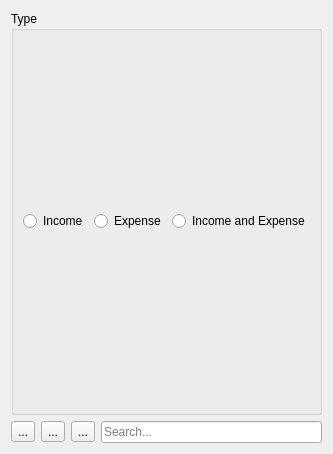
<?xml version="1.0" encoding="UTF-8"?>
<ui version="4.0">
 <class>CategoryForm</class>
 <widget class="QWidget" name="CategoryForm">
  <property name="windowModality">
   <enum>Qt::WindowModal</enum>
  </property>
  <property name="geometry">
   <rect>
    <x>0</x>
    <y>0</y>
    <width>323</width>
    <height>454</height>
   </rect>
  </property>
  <property name="windowTitle">
   <string>Categories</string>
  </property>
  <property name="locale">
   <locale language="English" country="UnitedKingdom"/>
  </property>
  <layout class="QHBoxLayout" name="horizontalLayout">
   <item>
    <layout class="QVBoxLayout" name="verticalLayout">
     <item>
      <widget class="QGroupBox" name="typeGroupBox">
       <property name="title">
        <string>Type</string>
       </property>
       <layout class="QHBoxLayout" name="horizontalLayout_2">
        <item>
         <widget class="QRadioButton" name="incomeRadioButton">
          <property name="text">
           <string>Income</string>
          </property>
         </widget>
        </item>
        <item>
         <widget class="QRadioButton" name="expenseRadioButton">
          <property name="text">
           <string>Expense</string>
          </property>
         </widget>
        </item>
        <item>
         <widget class="QRadioButton" name="incomeAndExpenseRadioButton">
          <property name="text">
           <string>Income and Expense</string>
          </property>
         </widget>
        </item>
       </layout>
      </widget>
     </item>
     <item>
      <layout class="QHBoxLayout" name="controlsHorizontalLayout">
       <item>
        <widget class="QToolButton" name="expandAllToolButton">
         <property name="text">
          <string>...</string>
         </property>
        </widget>
       </item>
       <item>
        <widget class="QToolButton" name="collapseAllToolButton">
         <property name="text">
          <string>...</string>
         </property>
        </widget>
       </item>
       <item>
        <widget class="QToolButton" name="addToolButton">
         <property name="text">
          <string>...</string>
         </property>
        </widget>
       </item>
       <item>
        <widget class="QLineEdit" name="searchLineEdit">
         <property name="placeholderText">
          <string>Search...</string>
         </property>
         <property name="clearButtonEnabled">
          <bool>true</bool>
         </property>
        </widget>
       </item>
      </layout>
     </item>
    </layout>
   </item>
  </layout>
 </widget>
 <resources/>
 <connections/>
</ui>
